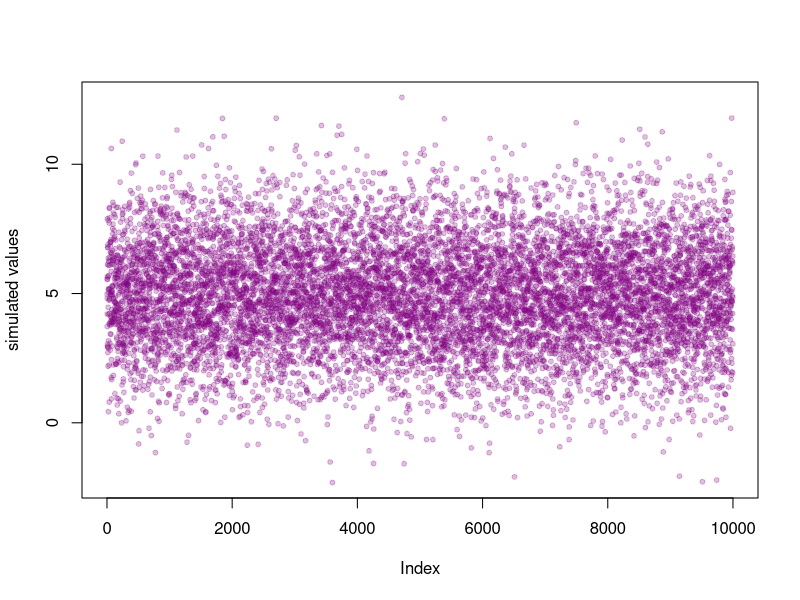
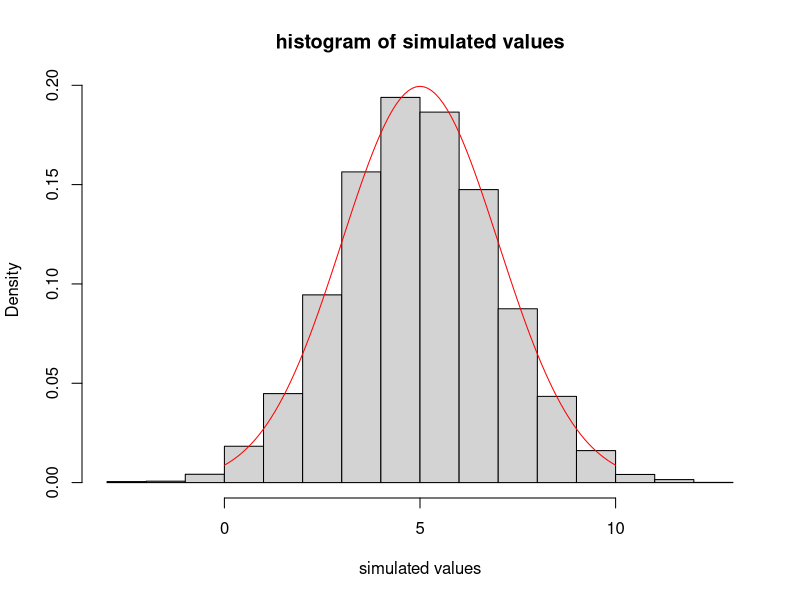
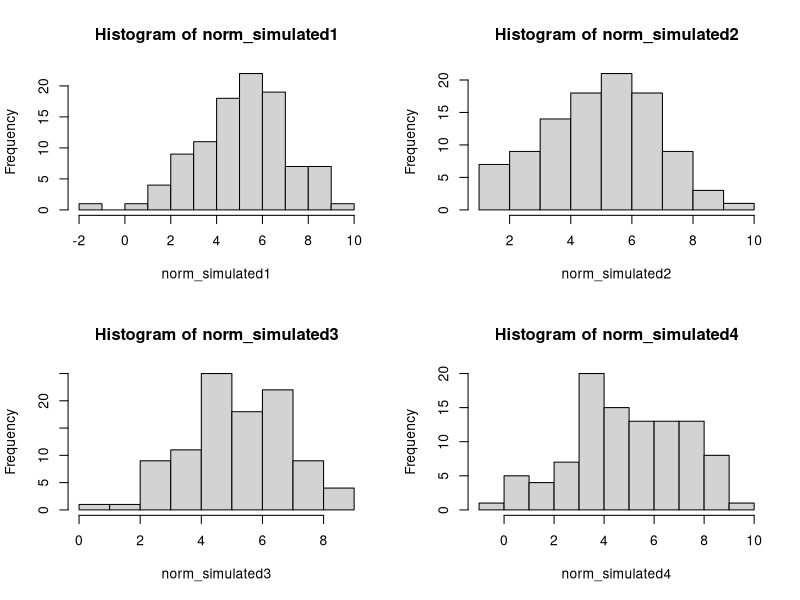
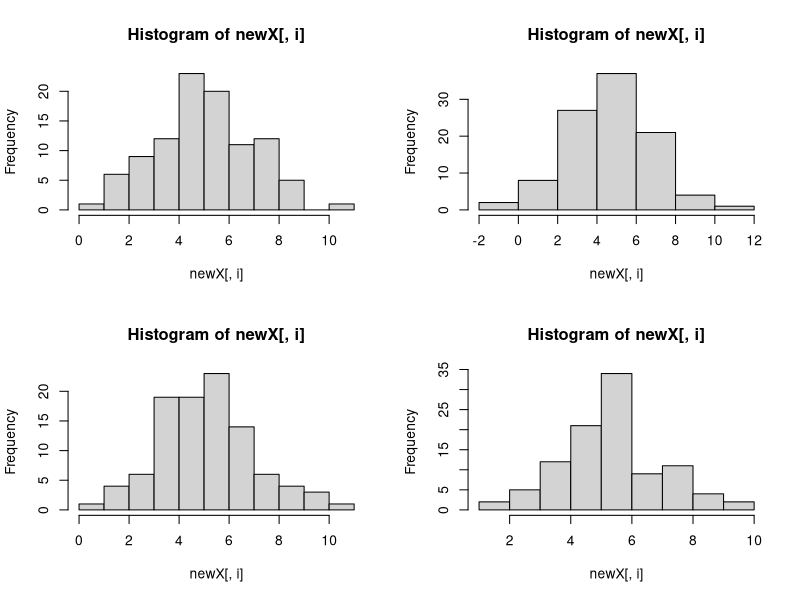
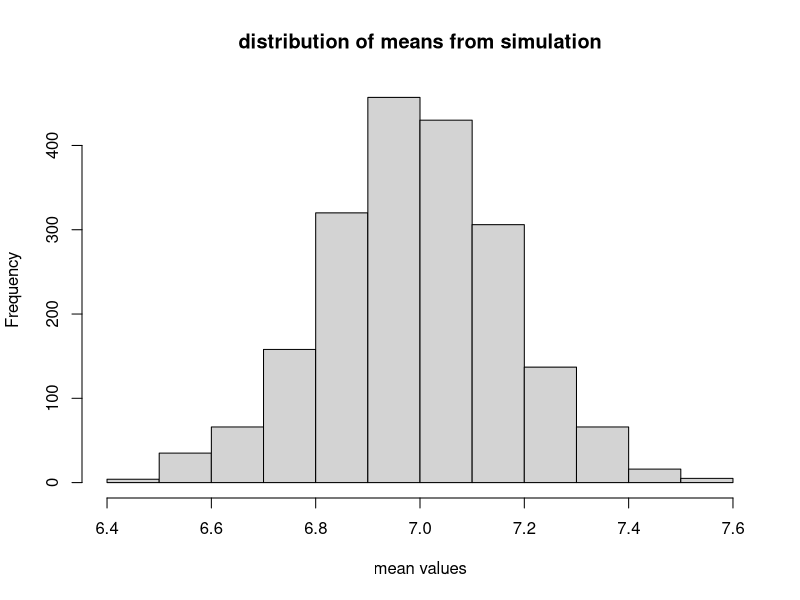
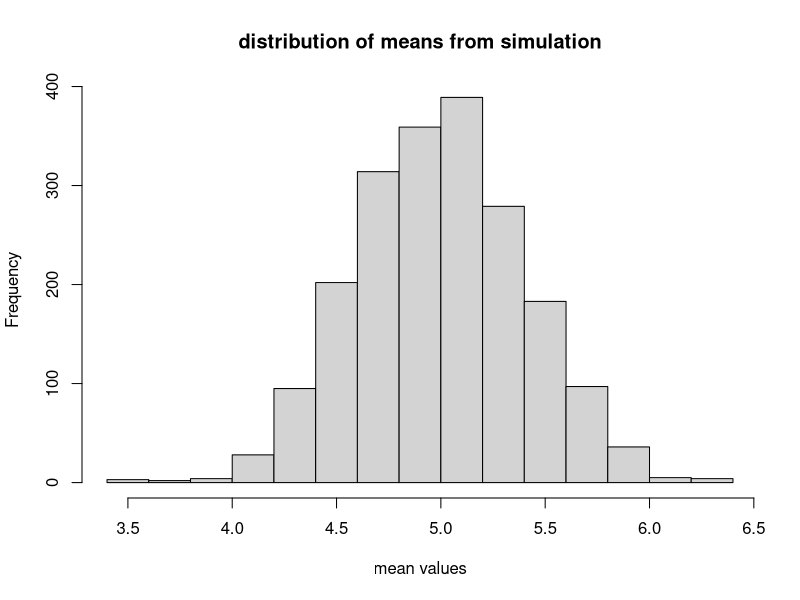
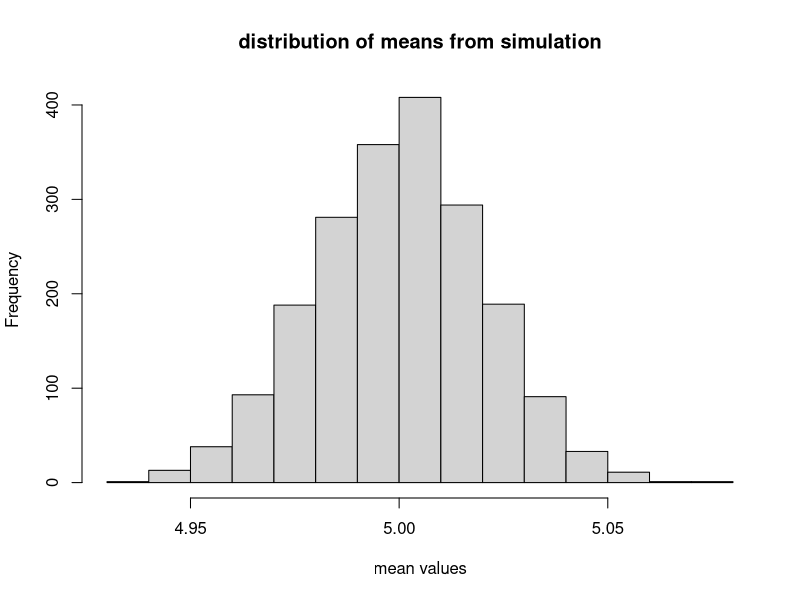
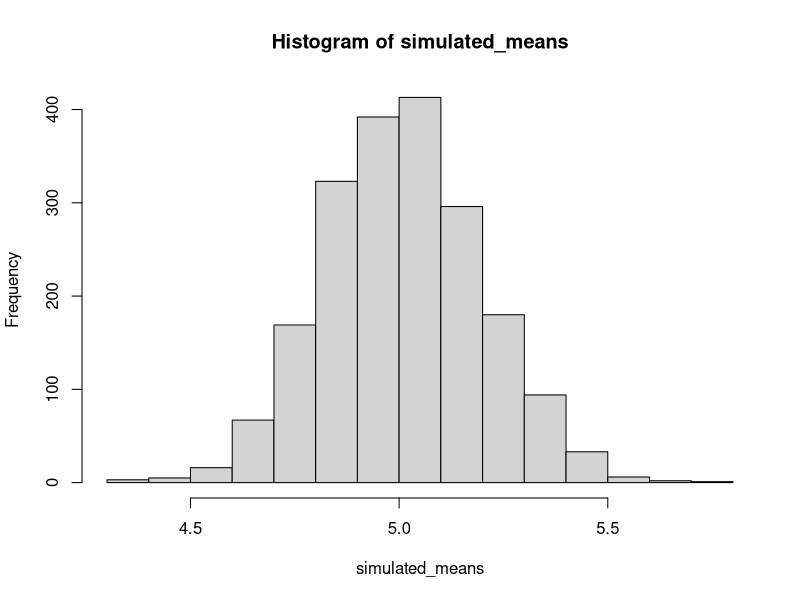

Recreate these plots in R, in order.
## ---- chunk 1
knitr::opts_chunk$set(echo = TRUE)
## ---- chunk 2
norm_simulated <- rnorm(n = 10000, mean  = 5, sd = 2)

par(mfrow=c(1,1))

plot(norm_simulated, 
     pch = 20, col = rgb(0.5,0,0.5,0.25),
     ylab = "simulated values")

hist(norm_simulated, 
     freq = F,
     xlab = "simulated values",
     main = "histogram of simulated values")

curve(dnorm(x, mean = 5, sd = 2), from = 0, to = 10, 
      add = T, col = "red")
## ---- chunk 3
mean(norm_simulated)
sd(norm_simulated)
## ---- chunk 4
norm_simulated1 <- rnorm(n = 100, mean  = 5, sd = 2)
norm_simulated2 <- rnorm(n = 100, mean  = 5, sd = 2)
norm_simulated3 <- rnorm(n = 100, mean  = 5, sd = 2)
norm_simulated4 <- rnorm(n = 100, mean  = 5, sd = 2)

par(mfrow = c(2,2))
hist(norm_simulated1)
hist(norm_simulated2)
hist(norm_simulated3)
hist(norm_simulated4)
par(mfrow = c(1,1))

mean(norm_simulated1)
mean(norm_simulated2)
mean(norm_simulated3)
mean(norm_simulated4)
## ---- chunk 5
norm_sim_all_2 <- replicate(n = 4, 
                            rnorm(n = 100, mean = 5, sd = 2)) 

par(mfrow = c(2,2))

apply(X = norm_sim_all_2, MARGIN = 2, FUN = hist)
apply(X = norm_sim_all_2, MARGIN = 2, FUN = mean)
apply(X = norm_sim_all_2, MARGIN = 2, FUN = sd)

par(mfrow=c(1,1))

## ---- chunk 6
norm_sim_all_3 <- replicate(n=2000, 
                            rnorm(n = 100, mean = 7, sd = 1.8)) 
## ---- chunk 7
hist(apply(X = norm_sim_all_3, MARGIN = 2, FUN = mean),
     main = "distribution of means from simulation",
     xlab = "mean values")


# standard deviation among sampled means (the standard error of the mean)
sd(apply(X = norm_sim_all_3, MARGIN = 2, FUN = mean))
## ---- chunk 8
norm_sim_all_4 <- replicate(n = 2000, 
                            rnorm(n = 25, mean = 5,sd = 2))

# standard deviation among sampled means (the standard error of the mean)
sd(apply(norm_sim_all_4,2, mean))

hist(apply(norm_sim_all_4,2,mean),
     main = "distribution of means from simulation",
     xlab = "mean values")
## ---- chunk 9
norm_sim_all_5 <- replicate(n = 2000,
                            rnorm(10000, 5, 2))


sd(apply(norm_sim_all_5, 2, mean))

hist(apply(norm_sim_all_5, 2, mean),
     main = "distribution of means from simulation",
     xlab = "mean values")
## ---- chunk 10

sd(apply(norm_sim_all_4, 2, mean)) # n=25

sd(apply(norm_sim_all_2, 2, mean)) # n=100

sd(apply(norm_sim_all_5, 2, mean)) # n=10000
## ---- chunk 11
N <- 2000
## ---- chunk 12
simulated_means <- rep(NA, N) # Create an empty vector of length N

head(simulated_means)  # Filled with "missing data" until we fill it
## ---- chunk 13
for (i in 1:N) {
	sim_data <- rnorm(n = 100, mean  = 5, sd = 2)
	simulated_means[i] <- mean(sim_data)
	rm(sim_data) # While this gets over-written each iteration of the loop, 
	   #we want to remove it after the last iteration.
}
## ---- chunk 14
hist(simulated_means)
sd(simulated_means)
## ---- chunk 15
a = 5
b = 0.7
x <- seq(2, 20) # our predictor variable
y_fixed <- a + b*x  # deterministic part of our model

par(mfrow = c(1, 1))
plot(y_fixed ~ x, pch = 20, cex = 1.5, col = "red")  # The deterministic relationship.
## ---- chunk 16
y_sim_1 <- rnorm(length(x), mean = y_fixed, sd = 2.5) 
## ---- chunk 17
par(mfrow = c(1, 1))
plot(y_sim_1 ~ x, pch = 20, cex = 1.5, col = "red")
abline(a = 5, b = 0.7, lwd = 2) # Expected relationship based on the "known" parameters we used.
## ---- chunk 18
y_sim_1_lm <- lm(y_sim_1 ~ x)

 # notice parameter estimates and RSE!

coef(y_sim_1_lm)
confint(y_sim_1_lm) # does it include our expected (known) parameter values?
## ---- chunk 19
plot(y_sim_1 ~ x, pch = 20, cex = 1.5, col = "red")

abline(a = 5, b = 0.7, lwd = 2) 
abline(reg=y_sim_1_lm, lty = 2, col = "purple", lwd = 2) # estimated values based on simulated data.
## ---- chunk 20
y_sim_2 <- rnorm(length(x), mean = y_fixed, sd = 2.5) 
y_sim_2_lm <- lm(y_sim_2 ~ x)

y_sim_3 <- rnorm(length(x), mean = y_fixed, sd = 2.5) 
y_sim_3_lm <- lm(y_sim_3 ~ x)


plot(y_sim_1 ~ x, 
     col = "red", type = "n",
     ylab = "y (simulated)")

abline(a = 5, b = 0.7, lwd = 2)
abline(reg = y_sim_1_lm, lty = 2, col = "purple", lwd = 2)
abline(reg = y_sim_2_lm, lty = 2, col = "purple", lwd = 2)
abline(reg = y_sim_3_lm, lty = 2, col = "purple", lwd = 2)
